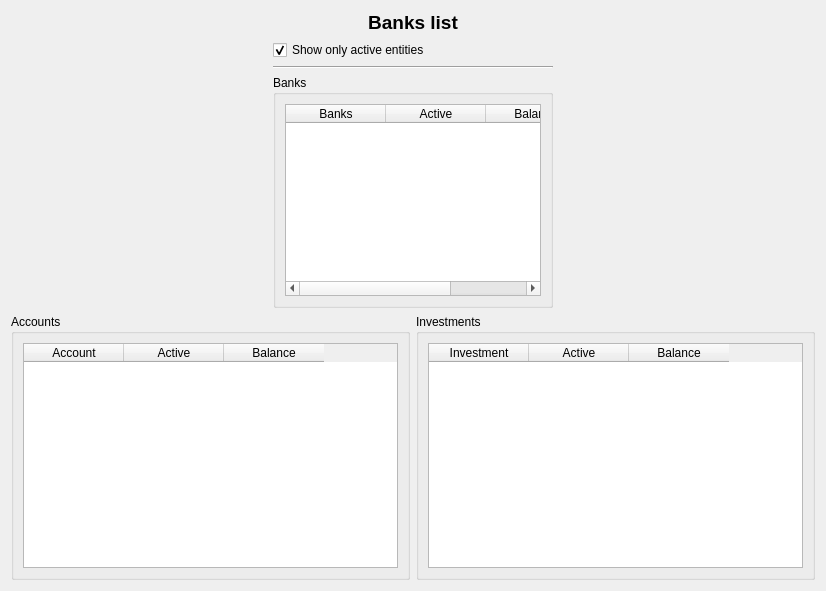
<?xml version="1.0" encoding="UTF-8"?>
<ui version="4.0">
 <class>wdgOrdersAdd</class>
 <widget class="QWidget" name="wdgOrdersAdd">
  <property name="geometry">
   <rect>
    <x>0</x>
    <y>0</y>
    <width>826</width>
    <height>591</height>
   </rect>
  </property>
  <property name="windowIcon">
   <iconset resource="../images/xulpymoney.qrc">
    <normaloff>:/xulpymoney/bank.png</normaloff>:/xulpymoney/bank.png</iconset>
  </property>
  <layout class="QVBoxLayout" name="verticalLayout_3">
   <item>
    <layout class="QVBoxLayout" name="verticalLayout_2">
     <item>
      <widget class="QLabel" name="lbl">
       <property name="font">
        <font>
         <pointsize>14</pointsize>
         <weight>75</weight>
         <bold>true</bold>
        </font>
       </property>
       <property name="text">
        <string>Banks list</string>
       </property>
       <property name="alignment">
        <set>Qt::AlignCenter</set>
       </property>
      </widget>
     </item>
     <item>
      <layout class="QHBoxLayout" name="horizontalLayout_5">
       <item>
        <spacer name="horizontalSpacer_2">
         <property name="orientation">
          <enum>Qt::Horizontal</enum>
         </property>
         <property name="sizeHint" stdset="0">
          <size>
           <width>40</width>
           <height>20</height>
          </size>
         </property>
        </spacer>
       </item>
       <item>
        <layout class="QVBoxLayout" name="verticalLayout">
         <item>
          <widget class="QCheckBox" name="chkActives">
           <property name="sizePolicy">
            <sizepolicy hsizetype="Minimum" vsizetype="Fixed">
             <horstretch>0</horstretch>
             <verstretch>0</verstretch>
            </sizepolicy>
           </property>
           <property name="text">
            <string>Show only active entities</string>
           </property>
           <property name="checked">
            <bool>true</bool>
           </property>
          </widget>
         </item>
         <item>
          <widget class="Line" name="line">
           <property name="orientation">
            <enum>Qt::Horizontal</enum>
           </property>
          </widget>
         </item>
         <item>
          <widget class="QGroupBox" name="groupBox_3">
           <property name="title">
            <string>Banks</string>
           </property>
           <layout class="QHBoxLayout" name="horizontalLayout_4">
            <item>
             <widget class="myQTableWidget" name="tblEB">
              <property name="contextMenuPolicy">
               <enum>Qt::CustomContextMenu</enum>
              </property>
              <property name="alternatingRowColors">
               <bool>true</bool>
              </property>
              <property name="selectionMode">
               <enum>QAbstractItemView::SingleSelection</enum>
              </property>
              <property name="selectionBehavior">
               <enum>QAbstractItemView::SelectRows</enum>
              </property>
              <attribute name="verticalHeaderVisible">
               <bool>false</bool>
              </attribute>
              <column>
               <property name="text">
                <string>Banks</string>
               </property>
              </column>
              <column>
               <property name="text">
                <string>Active</string>
               </property>
              </column>
              <column>
               <property name="text">
                <string>Balance</string>
               </property>
              </column>
             </widget>
            </item>
           </layout>
          </widget>
         </item>
        </layout>
       </item>
       <item>
        <spacer name="horizontalSpacer">
         <property name="orientation">
          <enum>Qt::Horizontal</enum>
         </property>
         <property name="sizeHint" stdset="0">
          <size>
           <width>40</width>
           <height>20</height>
          </size>
         </property>
        </spacer>
       </item>
      </layout>
     </item>
     <item>
      <layout class="QHBoxLayout" name="horizontalLayout_3">
       <item>
        <widget class="QGroupBox" name="groupBox_2">
         <property name="title">
          <string>Accounts</string>
         </property>
         <layout class="QHBoxLayout" name="horizontalLayout_2">
          <item>
           <widget class="myQTableWidget" name="tblAccounts">
            <property name="contextMenuPolicy">
             <enum>Qt::CustomContextMenu</enum>
            </property>
            <property name="selectionMode">
             <enum>QAbstractItemView::SingleSelection</enum>
            </property>
            <property name="selectionBehavior">
             <enum>QAbstractItemView::SelectRows</enum>
            </property>
            <attribute name="verticalHeaderVisible">
             <bool>false</bool>
            </attribute>
            <column>
             <property name="text">
              <string>Account</string>
             </property>
            </column>
            <column>
             <property name="text">
              <string>Active</string>
             </property>
            </column>
            <column>
             <property name="text">
              <string>Balance</string>
             </property>
            </column>
           </widget>
          </item>
         </layout>
        </widget>
       </item>
       <item>
        <widget class="QGroupBox" name="groupBox">
         <property name="title">
          <string>Investments</string>
         </property>
         <layout class="QHBoxLayout" name="horizontalLayout">
          <item>
           <widget class="myQTableWidget" name="tblInvestments">
            <property name="contextMenuPolicy">
             <enum>Qt::CustomContextMenu</enum>
            </property>
            <property name="selectionMode">
             <enum>QAbstractItemView::SingleSelection</enum>
            </property>
            <property name="selectionBehavior">
             <enum>QAbstractItemView::SelectRows</enum>
            </property>
            <attribute name="verticalHeaderVisible">
             <bool>false</bool>
            </attribute>
            <column>
             <property name="text">
              <string>Investment</string>
             </property>
            </column>
            <column>
             <property name="text">
              <string>Active</string>
             </property>
            </column>
            <column>
             <property name="text">
              <string>Balance</string>
             </property>
            </column>
           </widget>
          </item>
         </layout>
        </widget>
       </item>
      </layout>
     </item>
    </layout>
   </item>
  </layout>
  <action name="actionInvestmentReport">
   <property name="icon">
    <iconset resource="../images/xulpymoney.qrc">
     <normaloff>:/xulpymoney/report2.png</normaloff>:/xulpymoney/report2.png</iconset>
   </property>
   <property name="text">
    <string>Investment report</string>
   </property>
   <property name="toolTip">
    <string>Investment report</string>
   </property>
  </action>
  <action name="actionAccountReport">
   <property name="icon">
    <iconset resource="../images/xulpymoney.qrc">
     <normaloff>:/xulpymoney/report2.png</normaloff>:/xulpymoney/report2.png</iconset>
   </property>
   <property name="text">
    <string>Account report</string>
   </property>
   <property name="toolTip">
    <string>Account report</string>
   </property>
  </action>
  <action name="actionBankAdd">
   <property name="icon">
    <iconset resource="../images/xulpymoney.qrc">
     <normaloff>:/xulpymoney/add.png</normaloff>:/xulpymoney/add.png</iconset>
   </property>
   <property name="text">
    <string>New bank</string>
   </property>
   <property name="toolTip">
    <string>New bank</string>
   </property>
  </action>
  <action name="actionBankDelete">
   <property name="icon">
    <iconset resource="../images/xulpymoney.qrc">
     <normaloff>:/xulpymoney/button_cancel.png</normaloff>:/xulpymoney/button_cancel.png</iconset>
   </property>
   <property name="text">
    <string>Delete bank</string>
   </property>
   <property name="toolTip">
    <string>Delete bank</string>
   </property>
  </action>
  <action name="actionBankEdit">
   <property name="icon">
    <iconset resource="../images/xulpymoney.qrc">
     <normaloff>:/xulpymoney/editar.png</normaloff>:/xulpymoney/editar.png</iconset>
   </property>
   <property name="text">
    <string>Edit bank</string>
   </property>
   <property name="toolTip">
    <string>Edit bank</string>
   </property>
  </action>
  <action name="actionActive">
   <property name="checkable">
    <bool>true</bool>
   </property>
   <property name="text">
    <string>Is it active?</string>
   </property>
   <property name="toolTip">
    <string>Is it active?</string>
   </property>
  </action>
 </widget>
 <customwidgets>
  <customwidget>
   <class>myQTableWidget</class>
   <extends>QTableWidget</extends>
   <header location="global">myqtablewidget</header>
  </customwidget>
 </customwidgets>
 <resources>
  <include location="../images/xulpymoney.qrc"/>
 </resources>
 <connections/>
</ui>
